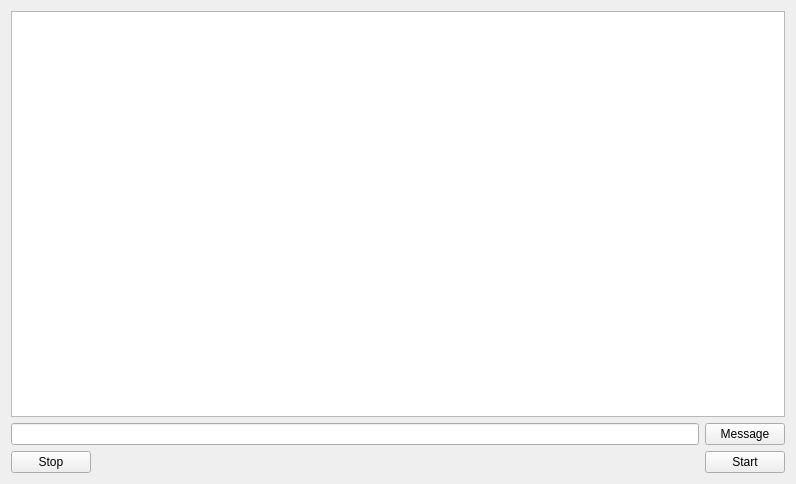
<?xml version="1.0" encoding="UTF-8"?>
<ui version="4.0">
 <class>MainWindow</class>
 <widget class="QMainWindow" name="MainWindow">
  <property name="geometry">
   <rect>
    <x>0</x>
    <y>0</y>
    <width>796</width>
    <height>484</height>
   </rect>
  </property>
  <property name="windowTitle">
   <string>MainWindow</string>
  </property>
  <widget class="QWidget" name="centralWidget">
   <layout class="QGridLayout" name="gridLayout">
    <item row="2" column="2">
     <widget class="QPushButton" name="starting">
      <property name="text">
       <string>Start</string>
      </property>
     </widget>
    </item>
    <item row="2" column="0">
     <widget class="QPushButton" name="stoping">
      <property name="text">
       <string>Stop</string>
      </property>
     </widget>
    </item>
    <item row="2" column="1">
     <spacer name="horizontalSpacer">
      <property name="orientation">
       <enum>Qt::Horizontal</enum>
      </property>
      <property name="sizeHint" stdset="0">
       <size>
        <width>653</width>
        <height>20</height>
       </size>
      </property>
     </spacer>
    </item>
    <item row="0" column="0" colspan="3">
     <widget class="QTextBrowser" name="textinfo">
      <property name="enabled">
       <bool>true</bool>
      </property>
      <property name="readOnly">
       <bool>true</bool>
      </property>
     </widget>
    </item>
    <item row="1" column="2">
     <widget class="QPushButton" name="pushButton">
      <property name="text">
       <string>Message</string>
      </property>
     </widget>
    </item>
    <item row="1" column="0" colspan="2">
     <widget class="QLineEdit" name="messagetext"/>
    </item>
   </layout>
  </widget>
 </widget>
 <layoutdefault spacing="6" margin="11"/>
 <resources/>
 <connections/>
</ui>
